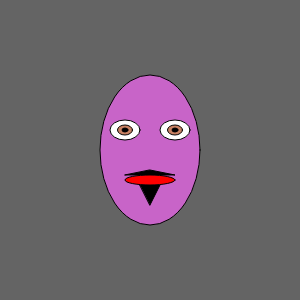
Frame 1 (no input)
Frame 60 (no input): identical to frame 1, image omitted
Frame 120 (the mouse pressed at the canvas centre since frame 60): identical to frame 1, image omitted

The p5.js sketch that drew this single still picture (run headless with seeded random() and noise() and a simulated clock; from frame 60 on, the mouse is pressed at the canvas centre):

// p5.js sketch
// ── sketch.js
//breytur
var breidd_andlits = 100;
var haed_andlits  = 150;
var litur_andlits_raudur = "200"
var litur_andlits_graenn = "100"
var litur_andlits_blar = "200"
var haed_auga = 20
var breidd_auga= 30
var x_auga = 0
var y_auga = 0
var litur_auga = 180
var haed_munnur = 10
var breidd_munnur= 50
var litur_munnur = 100
var x = 150
var y = 150
var hopp = 1
var Klikk = false

function setup(){
  //teiknisvæði
  createCanvas (300,300);
}

function draw(){
  //bakgrunnur
  background(100);
  //andlit
  fill(litur_andlits_raudur, litur_andlits_graenn,litur_andlits_blar);
  ellipse(x, y, breidd_andlits, haed_andlits);
  //augu.  x_auga og y_auga hreyfa augu
  fill(255,255,255);
  ellipse(x-25, y-20, breidd_auga, haed_auga);
  ellipse(x+25, y-20, breidd_auga, haed_auga);
  fill(litur_andlits_raudur, 130,100);
  ellipse(x-25+x_auga, y-20+y_auga, breidd_auga*0.5, haed_auga*0.5);
  ellipse(x+25+x_auga, y-20+y_auga, breidd_auga*0.5, haed_auga*0.5);
  fill(0,0,0);
  ellipse(x-25+x_auga, y-20+y_auga, breidd_auga*0.2, haed_auga*0.2);
  ellipse(x+25+x_auga, y-20+y_auga, breidd_auga*0.2, haed_auga*0.2);
  //skegg
  triangle(x-breidd_munnur/2,y+30-haed_munnur/2, x+breidd_munnur/2,y+30-haed_munnur/2, x,y+25-haed_munnur/2);
  triangle(x-breidd_munnur/5,y+30+haed_munnur/2, x+breidd_munnur/5,y+30+haed_munnur/2, x,y+haed_andlits/3+5);
  //munnur
  fill(255,0,0);
  ellipse(x, y+30, breidd_munnur, haed_munnur);




  //.....kóði sem staðsetur augun m.v. x, y, faceWidth og faceHeight ætti að koma hér.

}

function mouseClicked(){
  //Í hvert sinn sem músinni er smellt fá breyturnar ný gildi.
  x = 150;
  y = 150;
  haed_andlits   = random(95,  250);
  breidd_andlits  = random(120, 250);
  litur_andlits_raudur = random(100, 250)
  litur_andlits_graenn = random(100, 250)
  litur_andlits_blar = random(100, 250)
  haed_auga    = random(10,  40);
  breidd_auga    = random(10,  40);
  haed_munnur    = random(5,  15);
  breidd_munnur    = random(10,  breidd_andlits-70);

  if (hopp == 1){
    y=haed_andlits/2;
    x_auga = breidd_auga/random(4,  breidd_auga);
    y_auga = haed_auga/random(4,  haed_auga);
    hopp=2
  } else {
    y=300-haed_andlits/2
    x_auga = -breidd_auga/random(4,  breidd_auga);
    y_auga = -haed_auga/random(4,  haed_auga);

    hopp =1
    Klikk = true
  }
}
function mouseMoved(){
    x_auga = 0;
    y_auga = 0;

if (Klikk == true){
  Klikk = false
  haed_auga =haed_auga +5;
  breidd_auga =breidd_auga +5;
  breidd_munnur = breidd_munnur+20
}

}
